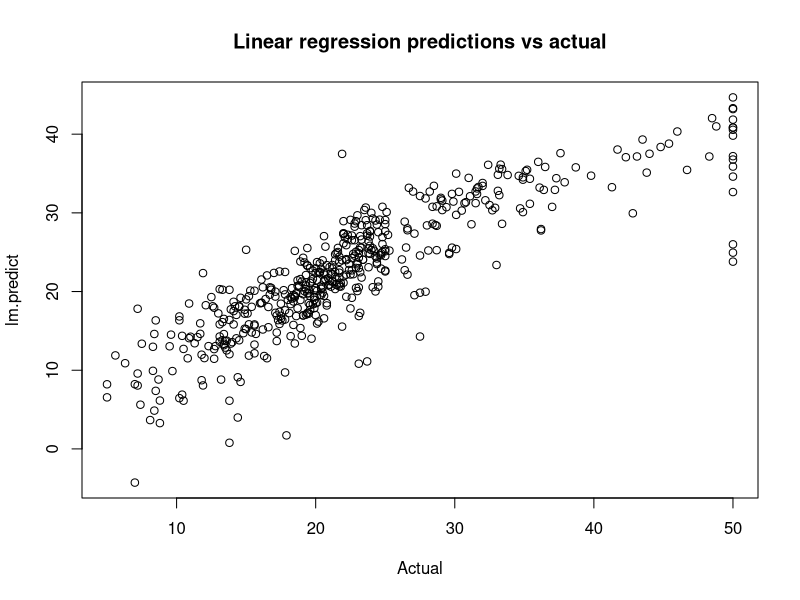

Write R code to recreate this figure.
#Run this once
#install.packages('mlbench')
library(mlbench)
#http://rss.acs.unt.edu/Rdoc/library/mlbench/html/BostonHousing.html 
data(BostonHousing)
#medv   median value of owner-occupied homes in USD 1000's
# inspect the range which is 1-50
summary(BostonHousing$medv)
str(BostonHousing)

##
## model linear regression (lm command)  

lm.fit <- lm(medv ~ ., data=BostonHousing)
#This provides the summary.
summary(lm.fit)

#This provides a prediction
lm.predict <- predict(lm.fit)

#mean=22.53
mean(BostonHousing$medv)
# mean squared error: 21.89483
mean((lm.predict - BostonHousing$medv)^2) 

#This manually calcuates the R2
1-sum((lm.predict - BostonHousing$medv)^2)/sum((BostonHousing$medv-mean(BostonHousing$medv))^2)

#plot theoretical vs actual.
plot(BostonHousing$medv, lm.predict,
     main="Linear regression predictions vs actual",
     xlab="Actual")
